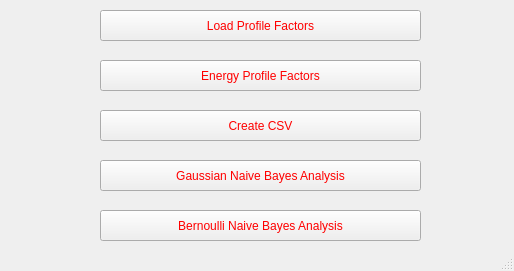
<?xml version="1.0" encoding="UTF-8"?>
<ui version="4.0">
 <class>MainWindow</class>
 <widget class="QMainWindow" name="MainWindow">
  <property name="geometry">
   <rect>
    <x>0</x>
    <y>0</y>
    <width>514</width>
    <height>271</height>
   </rect>
  </property>
  <property name="windowTitle">
   <string>Battery Size Prediction</string>
  </property>
  <property name="styleSheet">
   <string notr="true">font: 75 12pt &quot;MS Shell Dlg 2&quot;;
color: rgb(255, 0, 0);</string>
  </property>
  <widget class="QWidget" name="centralwidget">
   <widget class="QPushButton" name="pushButton">
    <property name="geometry">
     <rect>
      <x>100</x>
      <y>60</y>
      <width>321</width>
      <height>31</height>
     </rect>
    </property>
    <property name="text">
     <string>Energy Profile Factors</string>
    </property>
   </widget>
   <widget class="QPushButton" name="pushButton_2">
    <property name="geometry">
     <rect>
      <x>100</x>
      <y>110</y>
      <width>321</width>
      <height>31</height>
     </rect>
    </property>
    <property name="text">
     <string>Create CSV</string>
    </property>
   </widget>
   <widget class="QPushButton" name="pushButton_3">
    <property name="geometry">
     <rect>
      <x>100</x>
      <y>10</y>
      <width>321</width>
      <height>31</height>
     </rect>
    </property>
    <property name="text">
     <string>Load Profile Factors</string>
    </property>
   </widget>
   <widget class="QPushButton" name="pushButton_5">
    <property name="geometry">
     <rect>
      <x>100</x>
      <y>160</y>
      <width>321</width>
      <height>31</height>
     </rect>
    </property>
    <property name="text">
     <string>Gaussian Naive Bayes Analysis</string>
    </property>
   </widget>
   <widget class="QPushButton" name="pushButton_6">
    <property name="geometry">
     <rect>
      <x>100</x>
      <y>210</y>
      <width>321</width>
      <height>31</height>
     </rect>
    </property>
    <property name="text">
     <string>Bernoulli Naive Bayes Analysis</string>
    </property>
   </widget>
  </widget>
  <widget class="QStatusBar" name="statusbar"/>
 </widget>
 <resources/>
 <connections/>
</ui>
